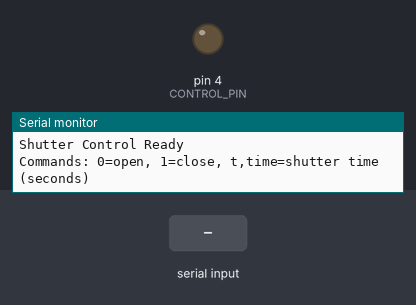
The sketch below on a simulated Arduino Uno, built with avr-gcc and run on an emulated ATmega328P. On the bench: output pins drawn as LEDs (lit = HIGH), the last lines printed to the serial monitor. The test bench sets the inputs (shaded band).

Above: at 1.2 s.
1.3 s: "0\n" received over Serial
At 2.5 s:
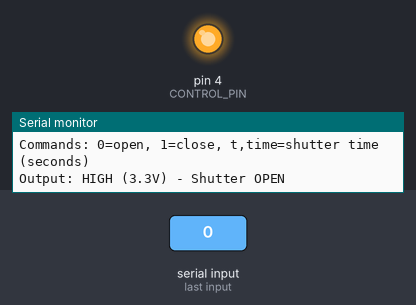
2.8 s: "1\n" received over Serial
At 3.8 s:
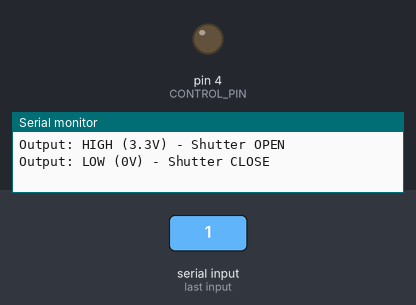
4.3 s: "t,\n" received over Serial
At 4.9 s:
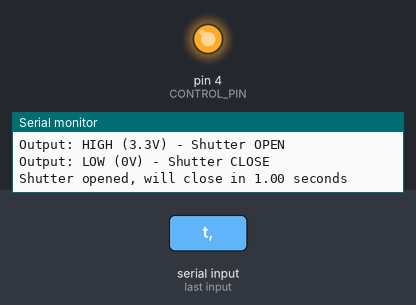
Timing chart, 0 to 7.3 s (numbered marks = the images above; inputs shaded):
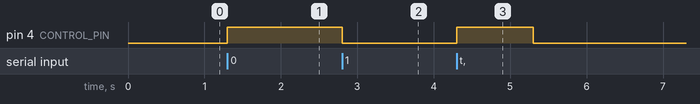

Measured:
- after the input at 1.3 s, pin 4 (CONTROL_PIN): LOW → HIGH at once
- after the input at 2.8 s, pin 4 (CONTROL_PIN): HIGH → LOW at once
- after the input at 4.3 s, pin 4 (CONTROL_PIN): LOW → HIGH at once, → LOW 1.0 s later

The sketch:

shutter.ino
```cpp
#define CONTROL_PIN 4  // GPIO10 사용 (원하는 핀으로 변경 가능)

// Shutter time 관련 변수들
unsigned long shutterOpenTime = 1000;  // 기본값: 1초 (밀리초 단위로 저장)
bool isShutterTimeRunning = false;
unsigned long shutterStartTime = 0;

void setup() {
  Serial.begin(115200);         // 시리얼 통신 시작
  pinMode(CONTROL_PIN, OUTPUT); // 핀을 출력으로 설정
  digitalWrite(CONTROL_PIN, LOW); // 초기 상태는 LOW (0 = close)
  Serial.println("Shutter Control Ready");
  Serial.println("Commands: 0=open, 1=close, t,time=shutter time (seconds)");
}

void loop() {
  // Shutter time 기능 처리
  if (isShutterTimeRunning) {
    if (millis() - shutterStartTime >= shutterOpenTime) {
      digitalWrite(CONTROL_PIN, LOW);  // 시간이 지나면 close (0)
      Serial.println("Shutter closed automatically");
      isShutterTimeRunning = false;
    }
  }

  if (Serial.available()) {
    String input = Serial.readStringUntil('\n');
    input.trim();  // 앞뒤 공백 제거

    if (input == "0") {
      digitalWrite(CONTROL_PIN, HIGH);   // HIGH 출력 (open)
      Serial.println("Output: HIGH (3.3V) - Shutter OPEN");
      isShutterTimeRunning = false;  // 수동 제어 시 자동 타이머 중지
    } else if (input == "1") {
      digitalWrite(CONTROL_PIN, LOW);  // LOW 출력 (close)
      Serial.println("Output: LOW (0V) - Shutter CLOSE");
      isShutterTimeRunning = false;  // 수동 제어 시 자동 타이머 중지
    } else if (input.startsWith("t,")) {
      // Shutter time 실행: t,시간 (초)
      if (!isShutterTimeRunning) {
        // 시간 값 추출 (초 단위)
        String timeStr = input.substring(2);  // "t," 이후 부분
        timeStr.trim();

        if (timeStr.length() > 0) {
          float timeInSeconds = timeStr.toFloat();
          shutterOpenTime = (unsigned long)(timeInSeconds * 1000);  // 초를 밀리초로 변환
          Serial.println("Shutter time set to: " + String(timeInSeconds) + " seconds (" + String(shutterOpenTime) + "ms)");
        }

        digitalWrite(CONTROL_PIN, HIGH);   // open (HIGH)
        Serial.println("Shutter opened, will close in " + String((float)shutterOpenTime/1000) + " seconds");
        shutterStartTime = millis();
        isShutterTimeRunning = true;
      } else {
        Serial.println("Shutter time already running");
      }
    } else {
      Serial.println("Unknown command. Use:");
      Serial.println("  0 = open shutter");
      Serial.println("  1 = close shutter");
      Serial.println("  t,time = shutter time (e.g., t,1.5 for 1.5 seconds)");
    }
  }
} 
```
